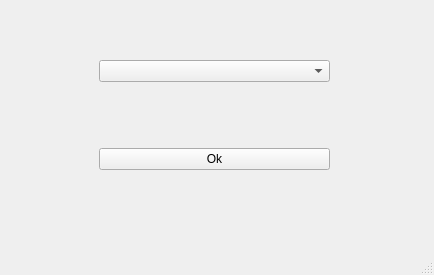
<?xml version="1.0" encoding="UTF-8"?>
<ui version="4.0">
 <class>MainWindow</class>
 <widget class="QMainWindow" name="MainWindow">
  <property name="geometry">
   <rect>
    <x>0</x>
    <y>0</y>
    <width>434</width>
    <height>275</height>
   </rect>
  </property>
  <property name="windowTitle">
   <string>MainWindow</string>
  </property>
  <widget class="QWidget" name="centralwidget">
   <widget class="QWidget" name="verticalLayoutWidget">
    <property name="geometry">
     <rect>
      <x>99</x>
      <y>0</y>
      <width>231</width>
      <height>231</height>
     </rect>
    </property>
    <layout class="QVBoxLayout" name="verticalLayout">
     <item>
      <widget class="QComboBox" name="select_tm">
       <property name="editable">
        <bool>false</bool>
       </property>
      </widget>
     </item>
     <item>
      <widget class="QPushButton" name="ok_btn">
       <property name="text">
        <string>Ok</string>
       </property>
      </widget>
     </item>
    </layout>
   </widget>
  </widget>
  <widget class="QMenuBar" name="menubar">
   <property name="geometry">
    <rect>
     <x>0</x>
     <y>0</y>
     <width>434</width>
     <height>26</height>
    </rect>
   </property>
  </widget>
  <widget class="QStatusBar" name="statusbar"/>
 </widget>
 <resources/>
 <connections/>
</ui>
